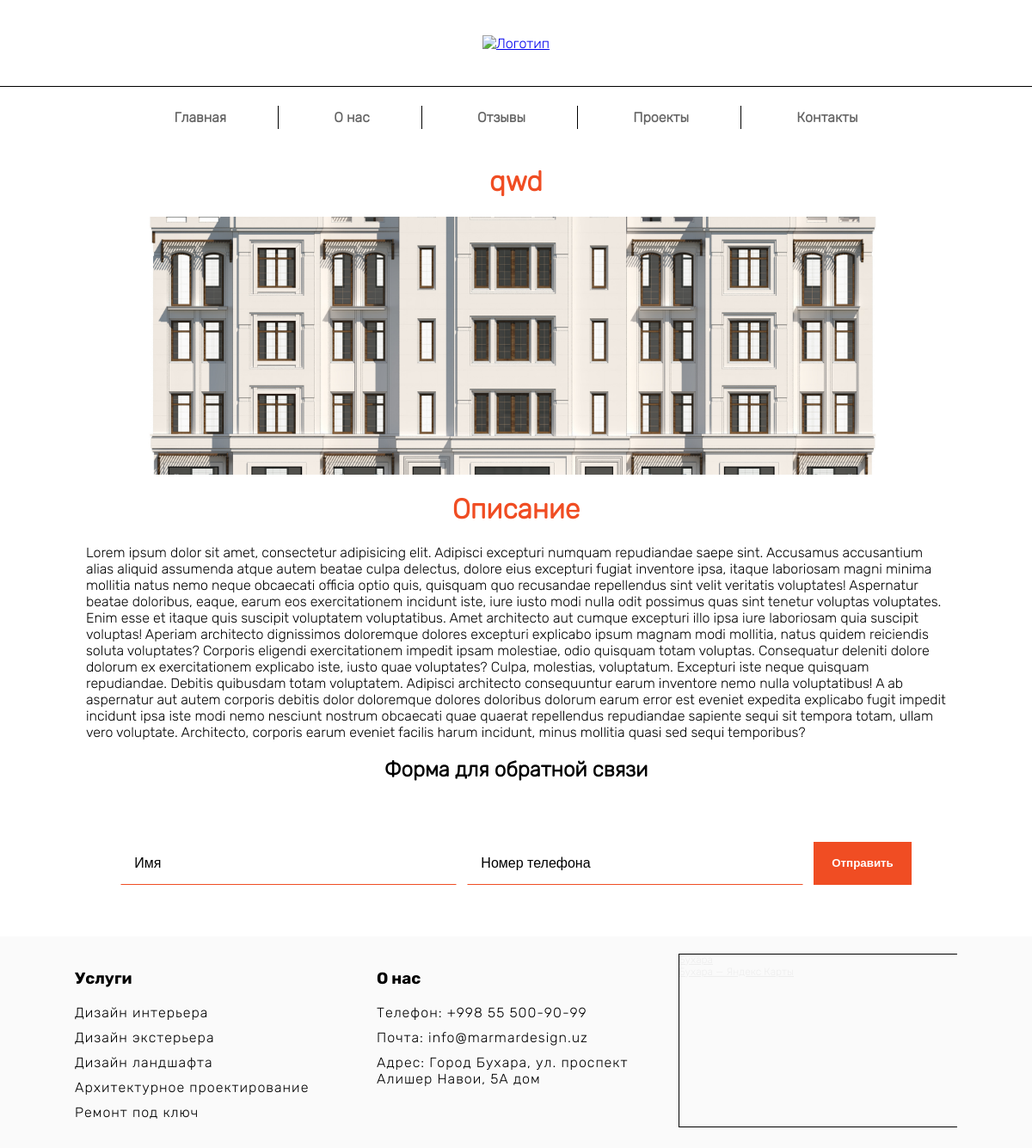
The page /project_detail/3 on the database its author committed.
### marmarapp/models.py (models this page shows, shortened)
class Project(models.Model):
    name = models.CharField(max_length=40)
    image1 = models.ImageField(upload_to='projects/', null=True)
    image2 = models.ImageField(upload_to='projects/', null=True)
    image3 = models.ImageField(upload_to='projects/', null=True)
    text = models.TextField()
    address = models.CharField(max_length=100, null=True, blank=True)

### marmarapp/views.py (the view)
# urls.py: path('project_detail/<pk>', project_detail, name='project_detail_url')
def project_detail(request, pk):
    project = Project.objects.get(pk=pk)
    return render(
        request,
        'project_deail.html',
        {'project':project}
    )

### marmarapp/templates/project_deail.html (shortened to what this page needs)
{% extends 'base.html' %}
{% block content %}
     <h1 style="color: #F04D23;text-align: center">{{ project.name }}</h1>
     {% if project.image1 and project.image2 and project.image3 %}
         <div class="slider">
             <div class="item">
                <img src="{{ project.image1.url }}">
             </div>
            <a class="previous" onclick="previousSlide()">&#10094;</a>
            <a class="next" onclick="nextSlide()">&#10095;</a>
        </div>
     {% endif %}
    <h1 style="color: #F04D23;text-align: center">Описание</h1>
    <div class="project-text">
        <p>Lorem ipsum dolor sit amet, consectetur adipisicing elit. Adipisci excepturi numquam repudiandae saepe sint. Accusamus accusantium alias aliquid assumenda atque autem beatae culpa delectus, dolore eius excepturi fugiat inventore ipsa, itaque laboriosam magni minima mollitia natus nemo neque obcaecati officia optio quis, quisquam quo recusandae repellendus sint velit veritatis voluptates! Aspernatur beatae doloribus, eaque, earum eos exercitationem incidunt iste, iure iusto modi nulla odit possimus quas sint tenetur voluptas voluptates. Enim esse et itaque quis suscipit voluptatem voluptatibus. Amet architecto aut cumque excepturi illo ipsa iure laboriosam quia suscipit voluptas! Aperiam architecto dignissimos doloremque dolores excepturi explicabo ipsum magnam modi mollitia, natus quidem reiciendis soluta voluptates? Corporis eligendi exercitationem impedit ipsam molestiae, odio quisquam totam voluptas. Consequatur deleniti dolore dolorum ex exercitationem explicabo iste, iusto quae voluptates? Culpa, molestias, voluptatum. Excepturi iste neque quisquam repudiandae. Debitis quibusdam totam voluptatem. Adipisci architecto consequuntur earum inventore nemo nulla voluptatibus! A ab aspernatur aut autem corporis debitis dolor doloremque dolores doloribus dolorum earum error est eveniet expedita explicabo fugit impedit incidunt ipsa iste modi nemo nesciunt nostrum obcaecati quae quaerat repellendus repudiandae sapiente sequi sit tempora totam, ullam vero voluptate. Architecto, corporis earum eveniet facilis harum incidunt, minus mollitia quasi sed sequi temporibus?   </p>
    </div>
{% endblock content %}

### marmarapp/templates/base.html (shortened to what this page needs)
{% load static %}
<!doctype html>
<html lang="en">
<head>
    <link rel="stylesheet" href="{% static 'index.css' %}">
    <link rel="stylesheet" href="{% static 'media.css' %}">
</head>
<body>
    <nav class="navbar-main">
        <div class="navbar-logo">
            <a href="{% url 'home_page_url' %}">
                <img src="{% static 'images/' %}" alt="Логотип">
            </a>
        </div>
        <div class="navbar">
            <div>
                <a href="{% url 'home_page_url' %}" style="border-right: 1px solid black;">Главная</a>
                <a href="{% url 'about_url' %}" style="border-right: 1px solid black;">О нас</a>
                <a href="{% url 'reviews_url' %}" style="border-right: 1px solid black;">Отзывы</a>
                <a href="{% url 'projects_url' %}" style="border-right: 1px solid black;">Проекты</a>
                <a href="{% url 'contacts_url' %}">Контакты</a>
            </div>
        </div>
    </nav>
    {% block content %}
    {% endblock content %}
    <section class="footer" id="footer">
        <h1 style="text-align: center">Форма для обратной связи</h1>
        <div class="footer-form">
            <form action="{% url 'get_contact_url' %}" class="form">
                <input type="text" name="name" placeholder="Имя" required>
                <input type="text" name="number" placeholder="Номер телефона" required>
                <button>Отправить</button>
            </form>
        </div>
    </section>
    <footer class="footer-contacts">
        <div class="footer-c-item">
            <h3>Услуги</h3>
            <p>Дизайн интерьера</p>
            <p>Дизайн экстерьера</p>
            <p>Дизайн ландшафта</p>
            <p>Архитектурное проектирование</p>
            <p>Ремонт под ключ</p>
        </div>
        <div class="footer-c-item">
            <h3>О нас</h3>
            <p>Телефон: +998 55 500-90-99</p>
            <p>Почта: info@marmardesign.uz</p>
            <p>Адрес: Город Бухара, ул. проспект Алишер Навои, 5А дом</p>
        </div>
        <div class="footer-c-item">
            <div style="position:relative;overflow:hidden;border: none;outline: none"><a href="https://yandex.uz/maps/10330/bukhara/?utm_medium=mapframe&utm_source=maps" style="color:#eee;font-size:12px;position:absolute;top:0px;">Бухара</a><a href="https://yandex.uz/maps/10330/bukhara/?ll=64.445628%2C39.770389&utm_medium=mapframe&utm_source=maps&z=18.05" style="color:#eee;font-size:12px;position:absolute;top:14px;">Бухара — Яндекс Карты</a><iframe src="https://yandex.uz/map-widget/v1/-/CCUFEFUL2B" width="360" height="200px"  allowfullscreen="true" style="position:relative;border:1px solid black"></iframe></div>
        </div>
    </footer>
</body>
</html>

### marmarapp/static/index.css (style rules this page uses)
body { margin: 0; padding: 0; font-family: "rubik-italic"; }
* h3 { font-family: "rubik-bold"; }
.navbar-main { width: auto; height: auto; display: flex; flex-direction: column; }
.navbar-logo { width: auto; height: 100px; display: flex; justify-content: center; align-items: center; }
.navbar { width: auto; height: 70px; display: flex; justify-content: center; align-items: center; border-top: 1px solid black; }
.navbar div a { padding: 4px 60px; text-decoration: none; color: rgba(0, 0, 0, 0.61); transition: 0.5s; font-weight: bold; }
.footer { width: auto; padding: 0 128px; margin: 10px 0px; height: auto; }
.footer-form { width: auto; height: 150px; display: flex; flex-direction: column; justify-content: center; }
.form { width: auto; height: auto; display: flex; justify-content: space-evenly; }
.form input { width: 38%; border: 1px solid rgba(0,0,0,0); border-bottom: 1px solid #F04D23; padding: 15px; transition: 0.1s; font-size: 16px; background-color: rgba(0,0,0,0); color: black; }
.form input::placeholder { color: black; }
.form button { width: 12%; height: auto; background-color: #F04D23; color: white; border: none; transition: 0.3s; font-weight: bold; }
.ureviews h3,p { margin: 0; }
.slider { max-width: 90%; position: relative; margin: auto; height: 300px; }
.slider .item img { object-fit: cover; width: 100%; height: 300px; }
.slider .previous, .slider .next { cursor: pointer; position: absolute; top: 50%; width: auto; margin-top: -22px; padding: 16px; color: white; font-weight: bold; font-size: 16px; transition: 0.6s ease; border-radius: 0 3px 3px 0; }
.slider .next { right: 0; border-radius: 3px 0 0 3px; }
.slider .item { animation-name: fade; animation-duration: 1.5s; }
.project-text { width: auto; height: auto; padding: 0 100px; }
.footer-contacts { width: auto; padding: 20px 60px; display: flex; justify-content: space-evenly; height: auto; background-color: rgba(0, 0, 0, 0.02); }
.footer-c-item { width: 30%; height: auto; }
.footer-c-item p { margin: 10px 0; letter-spacing: 1px; }

### rows shown on the page
Project: name "qwd", image1 (picture)
